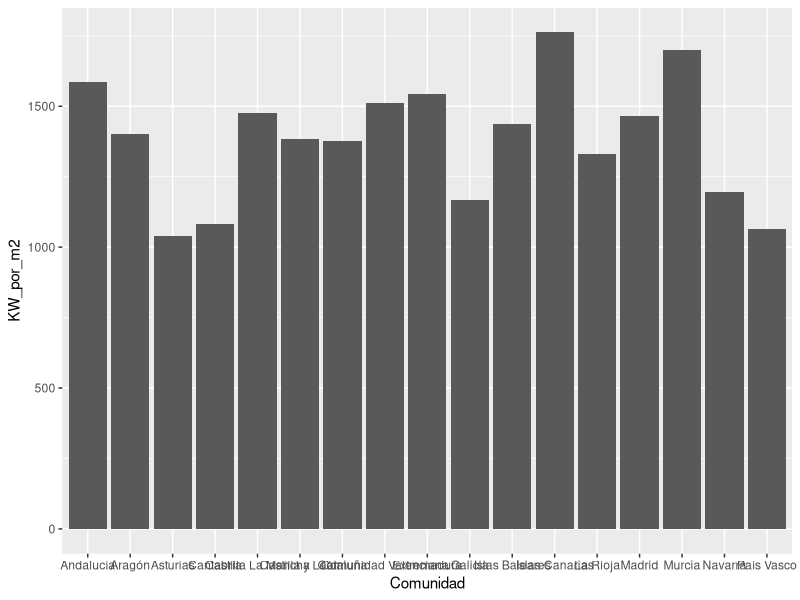

Recreate this plot in R.
# ESTRUCTURACIÓN DE LOS DATOS DE RADIACIÓN SOLAR EN CSV

library(readr)
library(tidyverse)

Radiacion_solar <- read_delim(file = "INPUT/DATA/Radiacion_solar csv.csv",
                           delim = ";", escape_double = FALSE, trim_ws = TRUE)

Radiacion_solar

str(Radiacion_solar)
summary(Radiacion_solar)
view(Radiacion_solar)


datosrad <- Radiacion_solar %>%
  mutate(
    Comunidad = case_when(
      
      Localidad %in% c("ALMERIA", "CADIZ", "CORDOBA", "GRANADA", "HUELVA", "JAEN", "MALAGA", "SEVILLA") ~ "Andalucía",
      Localidad %in% c("HUESCA", "ZARAGOZA", "TERUEL") ~ "Aragón",
      Localidad %in% c("ASTURIAS") ~ "Asturias",
      Localidad %in% c("CANTABRIA") ~ "Cantabria",
      Localidad %in% c("TOLEDO", "CIUDAD REAL", "GUADALAJARA", "CUENCA", "ALBACETE") ~ "Castilla La Mancha",
      Localidad %in% c("LEON", "ZAMORA", "SALAMANCA", "PALENCIA", "VALLADOLID", "AVILA", "BURGOS", "SORIA", "SEGOVIA") ~ "Castilla y León",
      Localidad %in% c("LERIDA", "GERONA", "BARCELONA", "TARRAGONA") ~ "Cataluña",
      Localidad %in% c("CASTELLON", "VALENCIA", "ALICANTE") ~ "Comunidad Valenciana",
      Localidad %in% c("CACERES", "BADAJOZ") ~ "Extremadura",
      Localidad %in% c("LUGO", "ORENSE", "PONTEVEDRA", "LA CORUÑA") ~ "Galicia",
      Localidad %in% c("BALEARES") ~ "Islas Baleares",
      Localidad %in% c("ST.C.TENERIFE", "LAS PALMAS") ~ "Islas Canarias",
      Localidad %in% c("LA RIOJA") ~ "La Rioja",
      Localidad %in% c("MADRID") ~ "Madrid",
      Localidad %in% c("MURCIA") ~ "Murcia",
      Localidad %in% c("NAVARRA") ~ "Navarra",
      Localidad %in% c("ALAVA", "VIZCAYA", "GUIPUZCOA") ~ "País Vasco",
      
      TRUE ~ NA_character_
    ))%>%
  
  #uso filter porque no vamos a trabajar con los datos de ceuta y melilla, y como no se han agregado a ninguna comunidad figuran como null
  filter(!is.na(Comunidad))

print(datosrad)


#hago la media de la cantidad de radiación solar en KW/m2. Los demás datos no se tienen en cuenta
mediarad <- datosrad %>%
  group_by(Comunidad) %>%
  summarise(KW_por_m2 = mean(KW_por_m2))

print(mediarad)

#convierto los datos a df
datos_radiacion_solar <- data.frame(
  c(mediarad)
)

print(datos_radiacion_solar)


# gráfico de barras
ggplot(data = datos_radiacion_solar, aes(x = Comunidad, y = KW_por_m2)) +
  geom_bar(stat = "identity")
